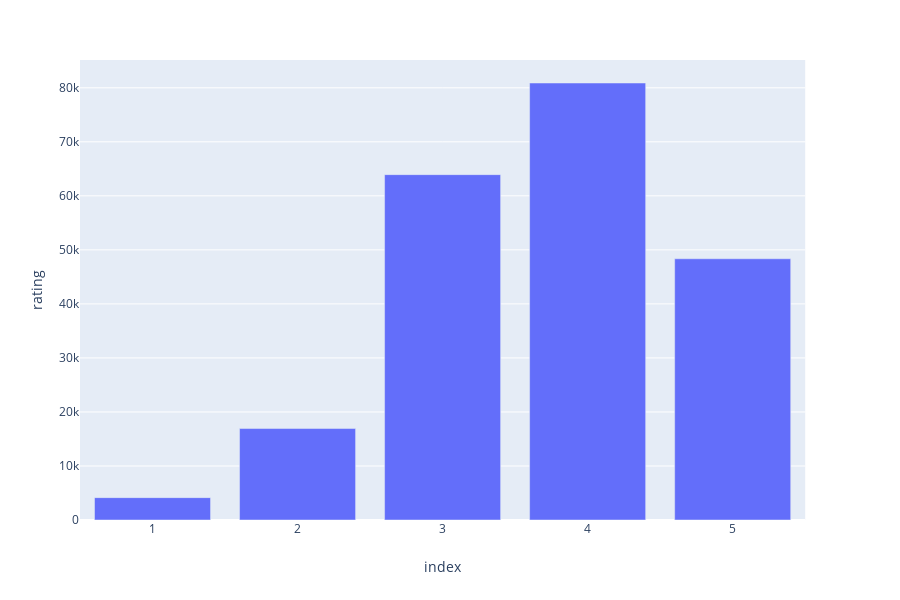

Notebook code cell kept with this figure:
### Code cell
import plotly.express as px
fig = px.bar(dfm, x='index', y='rating',labels={'Complaint ID':'# of Complaints'})
fig.show()

### Figure 1 — Plotly figure (JSON) as saved in the notebook; plotly's stock layout.template omitted (floating-point values rounded to 4 significant figures)
{"data": [{"alignmentgroup": "True", "hoverlabel": {"namelength": 0}, "hovertemplate": "index=%{x}<br>rating=%{y}", "legendgroup": "", "marker": {"color": "#636efa"}, "name": "", "offsetgroup": "", "orientation": "v", "showlegend": false, "textposition": "auto", "type": "bar", "x": [4, 3, 5, 2, 1], "xaxis": "x", "y": [80887, 63925, 48352, 16929, 4138], "yaxis": "y"}], "layout": {"barmode": "relative", "height": 600, "legend": {"tracegroupgap": 0}, "margin": {"t": 60}, "xaxis": {"anchor": "y", "domain": [0, 0.98], "title": {"text": "index"}}, "yaxis": {"anchor": "x", "domain": [0, 1], "title": {"text": "rating"}}}}
